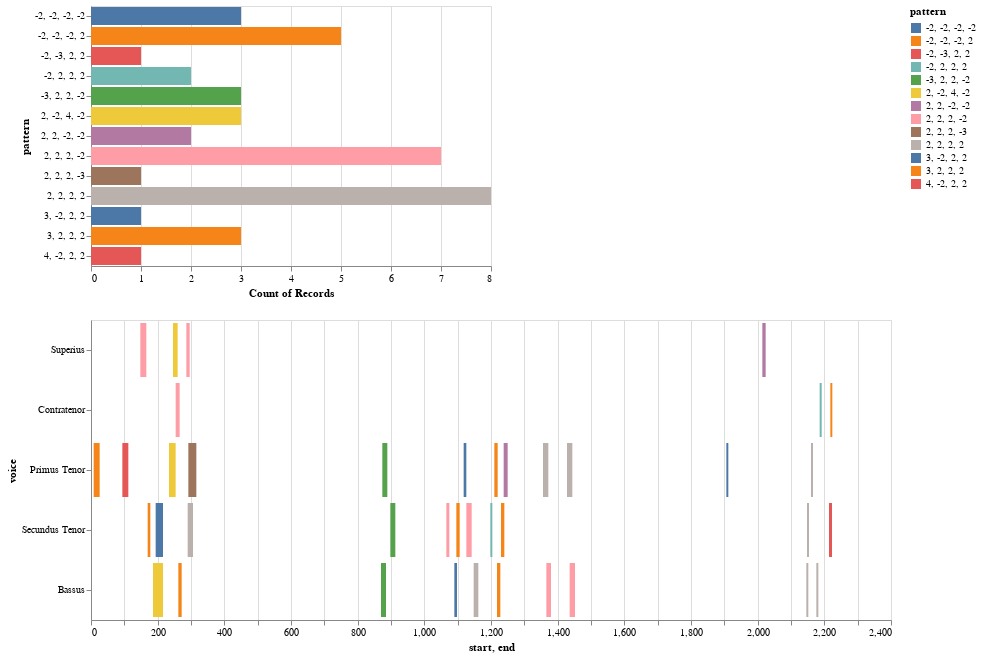

Source (notebook cell):
### Markdown cell above
### Model Heatmap

### Code cell
## Use this for the Model Heatmap

nr = model.notes(combineUnisons=True) 
mel = model.melodic(df=nr, kind='d', compound=True, unit=0, end=False)
mel_ngrams = model.ngrams(df=mel, n=4)
entry_ngrams = model.entries(df=mel, n=4)
mel_ngrams_duration = model.durations(df=mel, n=4, mask_df=entry_ngrams)
viz.plot_ngrams_heatmap(entry_ngrams, mel_ngrams_duration, selected_patterns=shared_entries, voices=[])

### Figure 1 — Vega-Lite specification as saved in the notebook (floating-point values rounded to 4 significant figures)
{"config": {"view": {"continuousWidth": 400, "continuousHeight": 300}}, "vconcat": [{"mark": "bar", "encoding": {"color": {"type": "nominal", "field": "pattern"}, "opacity": {"condition": {"value": 1, "selection": "selector001"}, "value": 0.2}, "x": {"type": "nominal", "aggregate": "count", "field": "pattern"}, "y": {"type": "nominal", "field": "pattern"}}, "selection": {"selector001": {"type": "multi", "fields": ["pattern"]}}}, {"mark": "bar", "encoding": {"color": {"type": "nominal", "field": "pattern"}, "opacity": {"condition": {"value": 1, "selection": "selector001"}, "value": 0.2}, "tooltip": [{"type": "quantitative", "field": "start"}, {"type": "quantitative", "field": "end"}, {"type": "nominal", "field": "pattern"}], "x": {"type": "quantitative", "field": "start"}, "x2": {"field": "end"}, "y": {"type": "nominal", "field": "voice", "sort": null}}, "height": 300, "selection": {"selector001": {"type": "multi", "fields": ["pattern"]}}, "width": 800}], "data": {"name": "data-115dce431fc6070731c05bbd057f5614"}, "$schema": "https://vega.github.io/schema/vega-lite/v4.8.1.json", "datasets": {"data-115dce431fc6070731c05bbd057f5614": [{"start": 148.0, "voice": "Superius", "pattern": "2, 2, 2, -2", "end": 166.0}, {"start": 246.0, "voice": "Superius", "pattern": "2, -2, 4, -2", "end": 260.0}, {"start": 286.0, "voice": "Superius", "pattern": "2, 2, 2, -2", "end": 296.0}, {"start": 2014.0, "voice": "Superius", "pattern": "2, 2, -2, -2", "end": 2024.0}, {"start": 254.0, "voice": "Contratenor", "pattern": "2, 2, 2, -2", "end": 266.0}, {"start": 2186.0, "voice": "Contratenor", "pattern": "-2, 2, 2, 2", "end": 2192.0}, {"start": 2218.0, "voice": "Contratenor", "pattern": "-2, -2, -2, 2", "end": 2224.0}, {"start": 8.0, "voice": "Primus Tenor", "pattern": "3, 2, 2, 2", "end": 26.0}, {"start": 94.0, "voice": "Primus Tenor", "pattern": "4, -2, 2, 2", "end": 112.0}, {"start": 234.0, "voice": "Primus Tenor", "pattern": "2, -2, 4, -2", "end": 254.0}, {"start": 292.0, "voice": "Primus Tenor", "pattern": "2, 2, 2, -3", "end": 316.0}, {"start": 874.0, "voice": "Primus Tenor", "pattern": "-3, 2, 2, -2", "end": 889.0}, {"start": 1118.0, "voice": "Primus Tenor", "pattern": "-2, -2, -2, -2", "end": 1126.0}, {"start": 1210.0, "voice": "Primus Tenor", "pattern": "-2, -2, -2, 2", "end": 1220.0}, {"start": 1238.0, "voice": "Primus Tenor", "pattern": "2, 2, -2, -2", "end": 1250.0}, {"start": 1356.0, "voice": "Primus Tenor", "pattern": "2, 2, 2, 2", "end": 1372.0}, {"start": 1428.0, "voice": "Primus Tenor", "pattern": "2, 2, 2, 2", "end": 1444.0}, {"start": 1906.0, "voice": "Primus Tenor", "pattern": "-2, -2, -2, -2", "end": 1912.0}, {"start": 2160.0, "voice": "Primus Tenor", "pattern": "2, 2, 2, 2", "end": 2166.0}, {"start": 170.0, "voice": "Secundus Tenor", "pattern": "3, 2, 2, 2", "end": 178.0}, {"start": 194.0, "voice": "Secundus Tenor", "pattern": "3, -2, 2, 2", "end": 216.0}, {"start": 290.0, "voice": "Secundus Tenor", "pattern": "2, 2, 2, 2", "end": 306.0}, {"start": 898.0, "voice": "Secundus Tenor", "pattern": "-3, 2, 2, -2", "end": 913.0}, {"start": 1066.0, "voice": "Secundus Tenor", "pattern": "2, 2, 2, -2", "end": 1075.0}, {"start": 1096.0, "voice": "Secundus Tenor", "pattern": "-2, -2, -2, 2", "end": 1106.0}, {"start": 1126.0, "voice": "Secundus Tenor", "pattern": "2, 2, 2, -2", "end": 1142.0}, {"start": 1198.0, "voice": "Secundus Tenor", "pattern": "-2, 2, 2, 2", "end": 1204.0}, {"start": 1230.0, "voice": "Secundus Tenor", "pattern": "-2, -2, -2, 2", "end": 1240.0}, {"start": 2148.0, "voice": "Secundus Tenor", "pattern": "2, 2, 2, 2", "end": 2154.0}, {"start": 2214.0, "voice": "Secundus Tenor", "pattern": "-2, -3, 2, 2", "end": 2223.0}, {"start": 186.0, "voice": "Bassus", "pattern": "2, -2, 4, -2", "end": 216.0}, {"start": 262.0, "voice": "Bassus", "pattern": "3, 2, 2, 2", "end": 272.0}, {"start": 870.0, "voice": "Bassus", "pattern": "-3, 2, 2, -2", "end": 885.0}, {"start": 1090.0, "voice": "Bassus", "pattern": "-2, -2, -2, -2", "end": 1098.0}, {"start": 1148.0, "voice": "Bassus", "pattern": "2, 2, 2, 2", "end": 1162.0}, {"start": 1218.0, "voice": "Bassus", "pattern": "-2, -2, -2, 2", "end": 1228.0}, {"start": 1366.0, "voice": "Bassus", "pattern": "2, 2, 2, -2", "end": 1380.0}, {"start": 1436.0, "voice": "Bassus", "pattern": "2, 2, 2, -2", "end": 1452.0}, {"start": 2146.0, "voice": "Bassus", "pattern": "2, 2, 2, 2", "end": 2152.0}, {"start": 2176.0, "voice": "Bassus", "pattern": "2, 2, 2, 2", "end": 2182.0}]}}
